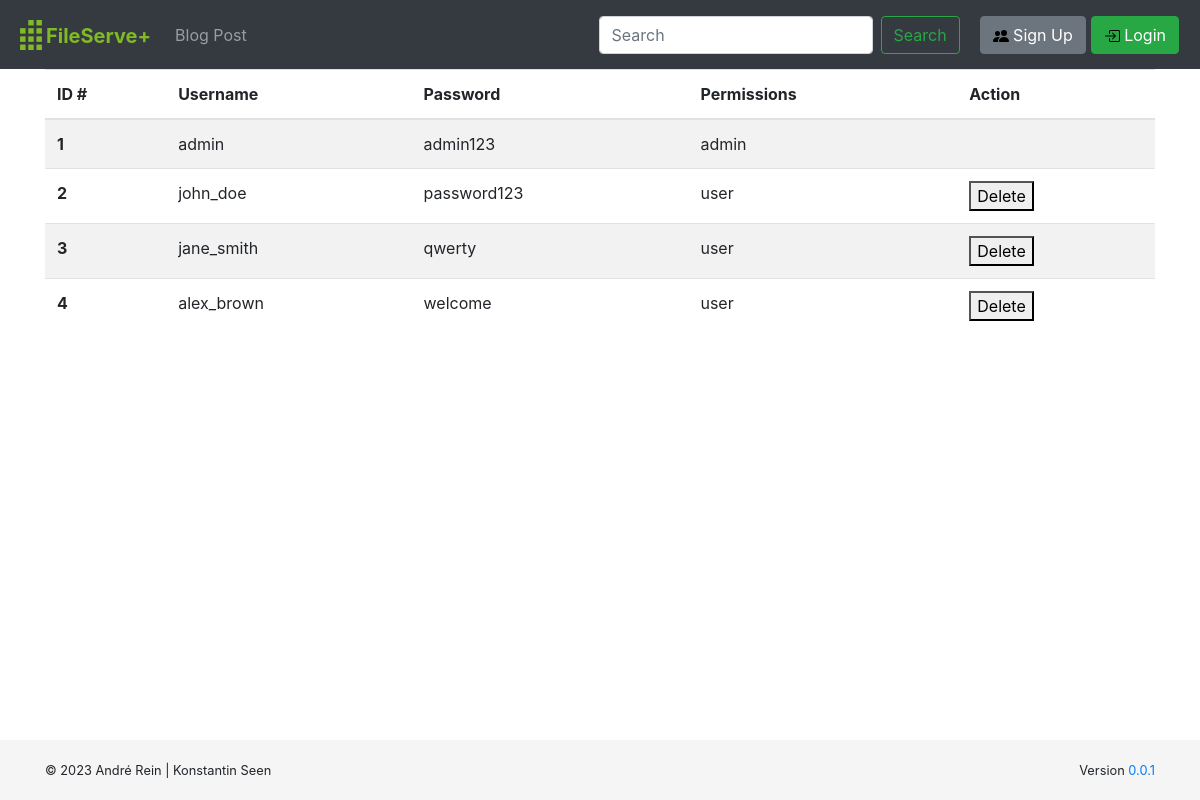
The page /admin on the database its author committed.
### website/models.py (models this page shows)
class users(db.Model):
    id = db.Column(db.Integer, primary_key=True)
    username = db.Column(db.String(150))  # should be unique=True
    password = db.Column(db.String(150))
    permissions = db.Column(db.String(160))
    comments = db.relationship('comments', backref='users')
    files = db.relationship('files', backref='users')
    blog_posts = db.relationship('blog_posts', backref='users')
    tickets = db.relationship('tickets', backref='users')
    ticket_messages = db.relationship('ticket_messages', backref='users')

### website/views.py (the view, shortened to what this page needs)
@views.route('/admin', methods=['GET', 'POST', 'DELETE'])
@authenticate
def admin(user):
    if request.method == 'GET':
        query = text(f"SELECT * FROM users")
        users = db.session.execute(query).fetchall()
    return render_template('admin.html', user=user, users=users)

### website/auth.py (called while the page is built)
def authenticate(func):
    @wraps(func)
    def wrapper(*args, **kwargs):
        user_id = request.cookies.get('user_id')
        if user_id:
            query = text(f"SELECT * FROM users WHERE id = '{user_id}'")
            user = db.session.execute(query).first()
            if user:
                return func(user, *args, **kwargs)
        else:
            return func(None, *args, **kwargs)
    return wrapper

### website/templates/admin.html (shortened to what this page needs)
{% extends "base.html" %}
{% block content %}
<table class="table table-striped">
    <thead>
        <tr>
            <th scope="col">ID #</th>
            <th scope="col">Username</th>
            <th scope="col">Password</th>
            <th scope="col">Permissions</th>
            <th scope="col">Action</th>
        </tr>
    </thead>
    <tbody>
    {% for user in users %}
        <tr>
            <th scope="col">{{ user.id }}</th>
            <td>{{ user.username }}</td>
            <td>{{ user.password }}</td>
            <td>{{ user.permissions }}</td>
            <td>
                {% if user.permissions != 'admin' %}
                <button onclick="confirmDeleteUser({{ user.id }})">Delete</button>
                {% endif %}
            </td>
        </tr>
    {% endfor %}
    </tbody>
</table>
{% endblock %}

### website/static/css/custom.css (style rules this page uses)
html { position: relative; min-height: 100%; }
body { align-items: center; margin-bottom: 100px; }

### rows shown on the page
users: id "1", username "admin", password "admin123", permissions "admin"
users: id "2", username "john_doe", password "password123", permissions "user"
users: id "3", username "jane_smith", password "qwerty", permissions "user"
users: id "4", username "alex_brown", password "welcome", permissions "user"
